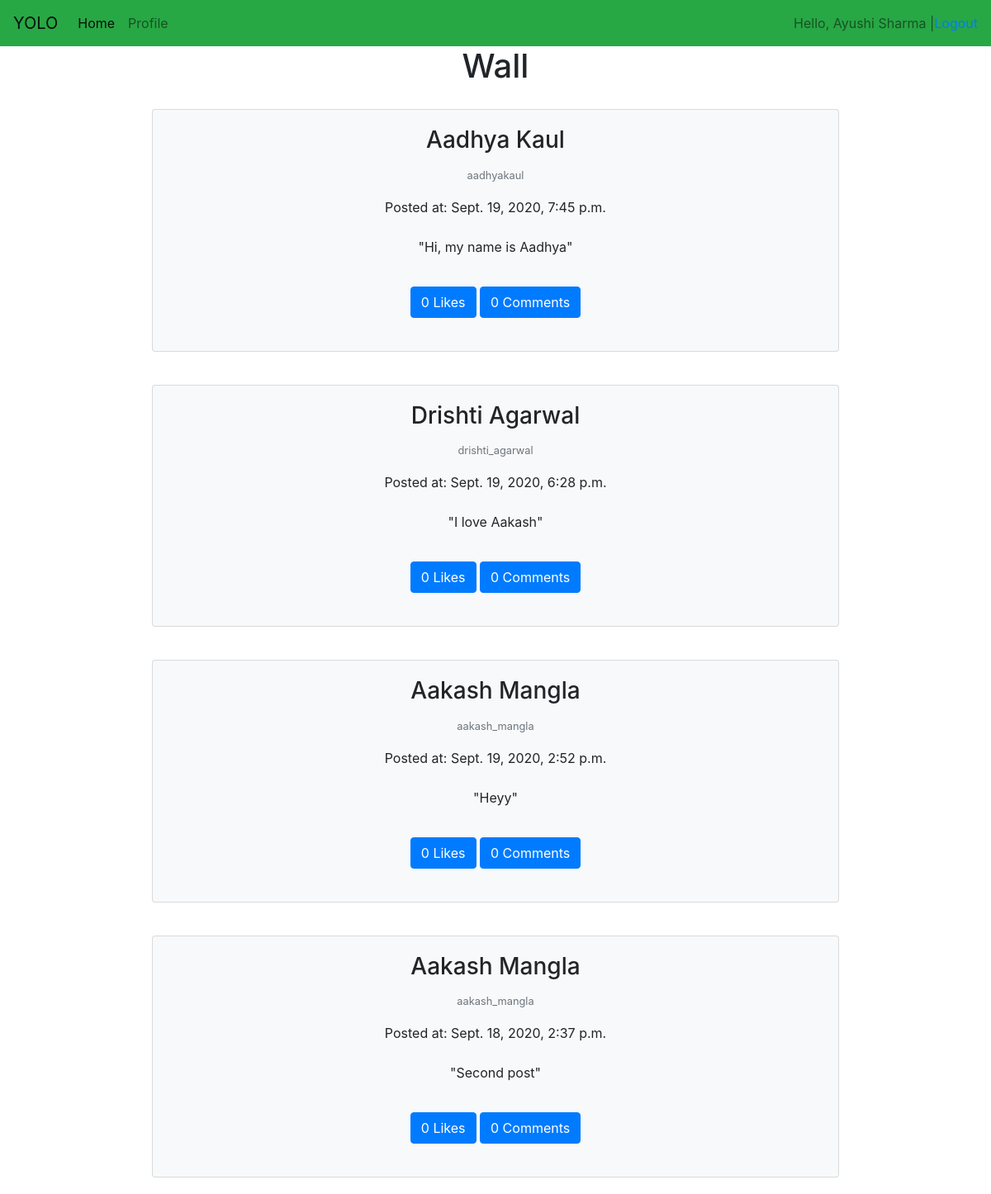
The app's page / (signed in) with its own data.
### social/models.py (models this page shows, shortened)
class Post(models.Model):
    user = models.ForeignKey(User, on_delete = models.CASCADE)
    created_at = models.DateTimeField(auto_now = True)
    content = models.TextField()
    image = models.ImageField(blank = True)

### social/views.py (the view)
# urls.py: path('', views.Wall.as_view()),
class Wall(LoginRequiredMixin, ListView):
    context_object_name = 'posts'
    template_name =  'social/wall.html'
    login_url = 'auth/login'
    def get_queryset(self):
        friendIds = [friend.person2.id for friend in models.Friends.objects.filter(person1 = self.request.user)]
        friendIds += [friend.person1.id for friend in models.Friends.objects.filter(person2 = self.request.user)]
        return models.Post.objects.filter(user__in = friendIds).order_by('-created_at')

### templates/social/wall.html
{% extends 'base.html' %}
{% block content %}
<div class="container text-center" style="display: flex; flex-direction: column; align-items: center;">
    <h1>Wall</h1>
    {% for post in posts %}
        {% include 'social/components/post.html' %}
    {% endfor %}
</div>
{% endblock %}

### templates/base.html (shortened to what this page needs)
<!DOCTYPE html>
<html lang="en">
<head>
    <link rel="stylesheet" href="https://stackpath.bootstrapcdn.com/bootstrap/4.5.2/css/bootstrap.min.css">
</head>
    <body>
        <nav class="navbar navbar-expand-lg navbar-light bg-success">
            <a class="navbar-brand" href="/">YOLO</a>
            <div class="collapse navbar-collapse" id="navbarText">
              <ul class="navbar-nav mr-auto">
                {% if user.is_authenticated %}
                <li class="nav-item active">
                  <a class="nav-link" href="/home">Home <span class="sr-only">(current)</span></a>
                </li>
                <li class="nav-item">
                  <a class="nav-link" href="/profile">Profile</a>
                </li>
                {% endif %}
              </ul>
              {% if user.is_authenticated %}
              <span class="navbar-text">
                Hello, {{ user.first_name }} {{ user.last_name }} |
              </span>
              <a href="/auth/logout">Logout</a>
              {% else %}
              <a href="/auth/signup">Sign Up |</a>
              <a href="/auth/login">Login</a>
              {% endif %}
            </div>
          </nav>
        {% block content %} {% endblock %}
    </body>
</html>

### templates/social/components/post.html (shortened to what this page needs)
<div class="card text-black bg-light w-75" style="margin: 20px;">
    <div class="card-body">
      <h3 class="card-title">{{ post.user.first_name }} {{ post.user.last_name }}</h3>
      <p class="card-text"><small class="text-muted">{{post.user}}</small></p>
      <span>Posted at: {{ post.created_at }}</span>
      <br><br>
      <p class="card-text">"{{ post.content }}"</p>
      <div class="card-body">
        <button onclick="likePost({{post.id}})" class="btn btn-primary">{{post.likes.count}} Likes</button>
        <button type="button" class="btn btn-primary" data-toggle="modal" data-target="#postModal{{post.id}}">
            {{post.comments.count}} Comments  </button>
      </div>
    </div>
  </div>

### records on screen
Post: user.first_name "Aadhya", user.last_name "Kaul", user "aadhyakaul", created_at "Sept. 19, 2020, 7:45 p.m.", content "Hi, my name is Aadhya", likes.count "0", comments.count "0"
Post: user.first_name "Drishti", user.last_name "Agarwal", user "drishti_agarwal", created_at "Sept. 19, 2020, 6:28 p.m.", content "I love Aakash", likes.count "0", comments.count "0"
Post: user.first_name "Aakash", user.last_name "Mangla", user "aakash_mangla", created_at "Sept. 19, 2020, 2:52 p.m.", content "Heyy", likes.count "0", comments.count "0"
Post: user.first_name "Aakash", user.last_name "Mangla", user "aakash_mangla", created_at "Sept. 18, 2020, 2:37 p.m.", content "Second post", likes.count "0", comments.count "0"

### other values on screen
{{ user.first_name }} "Ayushi"
{{ user.last_name }} "Sharma"
